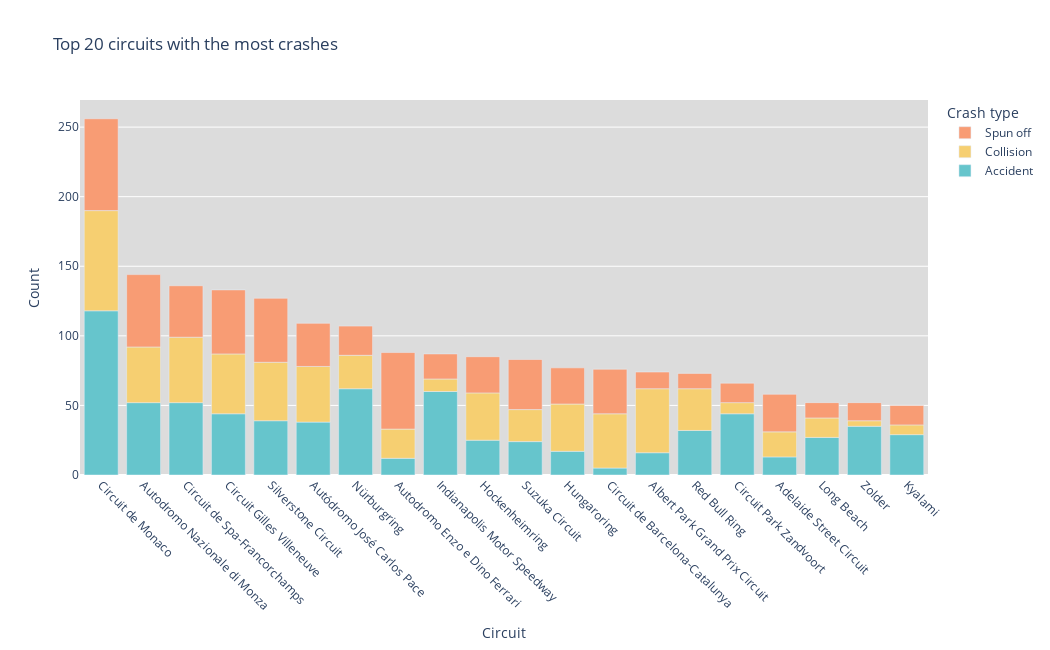

Source (notebook cell):
### Code cell
fig = px.bar(circuit_accidents.head(20), x="circuit_name", y=["Accident", "Collision", 'Spun off'], 
             labels=dict(circuit_name="Circuit", value="Count", variable='Crash type'),
             color_discrete_sequence=px.colors.qualitative.Pastel, 
             title="Top 20 circuits with the most crashes", width=1050, height=650)

fig.update_layout(plot_bgcolor='gainsboro')
fig.update_xaxes(tickangle = 45)
fig.update_layout(legend_traceorder="reversed")


fig.update_layout(hovermode="x")


fig.show()

### Figure 1 — Plotly figure (JSON) as saved in the notebook; plotly's stock layout.template omitted (floating-point values rounded to 4 significant figures)
{"data": [{"alignmentgroup": "True", "hovertemplate": "Crash type=Accident<br>Circuit=%{x}<br>Count=%{y}<extra></extra>", "legendgroup": "Accident", "marker": {"color": "rgb(102, 197, 204)", "pattern": {"shape": ""}}, "name": "Accident", "offsetgroup": "Accident", "orientation": "v", "showlegend": true, "textposition": "auto", "type": "bar", "x": ["Circuit de Monaco", "Autodromo Nazionale di Monza", "Circuit de Spa-Francorchamps", "Circuit Gilles Villeneuve", "Silverstone Circuit", "Autódromo José Carlos Pace", "Nürburgring", "Autodromo Enzo e Dino Ferrari", "Indianapolis Motor Speedway", "Hockenheimring", "Suzuka Circuit", "Hungaroring", "Circuit de Barcelona-Catalunya", "Albert Park Grand Prix Circuit", "Red Bull Ring", "Circuit Park Zandvoort", "Adelaide Street Circuit", "Long Beach", "Zolder", "Kyalami"], "xaxis": "x", "y": [118, 52, 52, 44, 39, 38, 62, 12, 60, 25, 24, 17, 5, 16, 32, 44, 13, 27, 35, 29], "yaxis": "y"}, {"alignmentgroup": "True", "hovertemplate": "Crash type=Collision<br>Circuit=%{x}<br>Count=%{y}<extra></extra>", "legendgroup": "Collision", "marker": {"color": "rgb(246, 207, 113)", "pattern": {"shape": ""}}, "name": "Collision", "offsetgroup": "Collision", "orientation": "v", "showlegend": true, "textposition": "auto", "type": "bar", "x": ["Circuit de Monaco", "Autodromo Nazionale di Monza", "Circuit de Spa-Francorchamps", "Circuit Gilles Villeneuve", "Silverstone Circuit", "Autódromo José Carlos Pace", "Nürburgring", "Autodromo Enzo e Dino Ferrari", "Indianapolis Motor Speedway", "Hockenheimring", "Suzuka Circuit", "Hungaroring", "Circuit de Barcelona-Catalunya", "Albert Park Grand Prix Circuit", "Red Bull Ring", "Circuit Park Zandvoort", "Adelaide Street Circuit", "Long Beach", "Zolder", "Kyalami"], "xaxis": "x", "y": [72, 40, 47, 43, 42, 40, 24, 21, 9, 34, 23, 34, 39, 46, 30, 8, 18, 14, 4, 7], "yaxis": "y"}, {"alignmentgroup": "True", "hovertemplate": "Crash type=Spun off<br>Circuit=%{x}<br>Count=%{y}<extra></extra>", "legendgroup": "Spun off", "marker": {"color": "rgb(248, 156, 116)", "pattern": {"shape": ""}}, "name": "Spun off", "offsetgroup": "Spun off", "orientation": "v", "showlegend": true, "textposition": "auto", "type": "bar", "x": ["Circuit de Monaco", "Autodromo Nazionale di Monza", "Circuit de Spa-Francorchamps", "Circuit Gilles Villeneuve", "Silverstone Circuit", "Autódromo José Carlos Pace", "Nürburgring", "Autodromo Enzo e Dino Ferrari", "Indianapolis Motor Speedway", "Hockenheimring", "Suzuka Circuit", "Hungaroring", "Circuit de Barcelona-Catalunya", "Albert Park Grand Prix Circuit", "Red Bull Ring", "Circuit Park Zandvoort", "Adelaide Street Circuit", "Long Beach", "Zolder", "Kyalami"], "xaxis": "x", "y": [66, 52, 37, 46, 46, 31, 21, 55, 18, 26, 36, 26, 32, 12, 11, 14, 27, 11, 13, 14], "yaxis": "y"}], "layout": {"barmode": "relative", "height": 650, "hovermode": "x", "legend": {"title": {"text": "Crash type"}, "tracegroupgap": 0, "traceorder": "reversed"}, "plot_bgcolor": "gainsboro", "title": {"text": "Top 20 circuits with the most crashes"}, "width": 1050, "xaxis": {"anchor": "y", "domain": [0, 1], "tickangle": 45, "title": {"text": "Circuit"}}, "yaxis": {"anchor": "x", "domain": [0, 1], "title": {"text": "Count"}}}}
